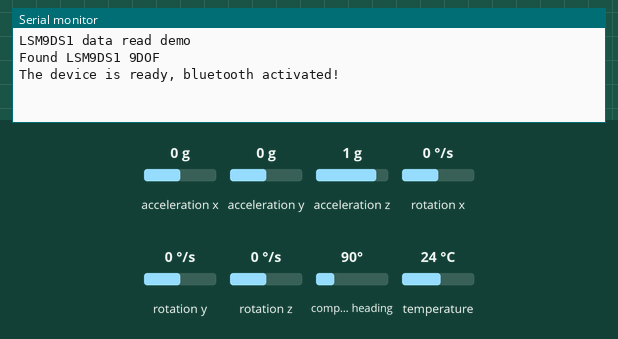
This sketch was run on a simulated ESP32. Parts: the last lines printed to the serial monitor. The test bench sets the inputs (shaded band); at power-on: acceleration x 0 g, acceleration y 0 g, acceleration z 1 g, rotation x 0 °/s, rotation y 0 °/s, rotation z 0 °/s, compass heading 90°, temperature 24 °C. Nothing arrives over Bluetooth unless stated.

Above: at 1.4 s.
1.5 s: acceleration x set to -1.4 g
At 2.6 s:
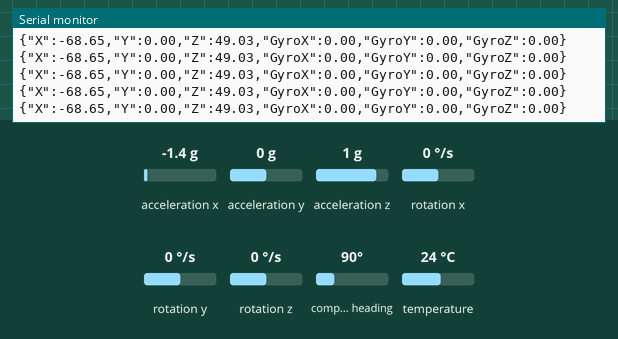
3.6 s: acceleration y set to -1.4 g
At 3.67 s:
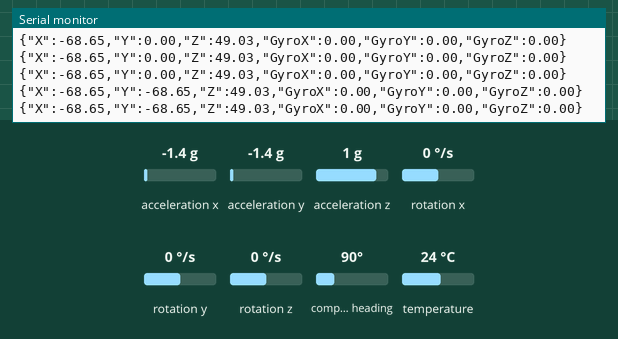
5.1 s: acceleration z set to -1.4 g
At 5.14 s:
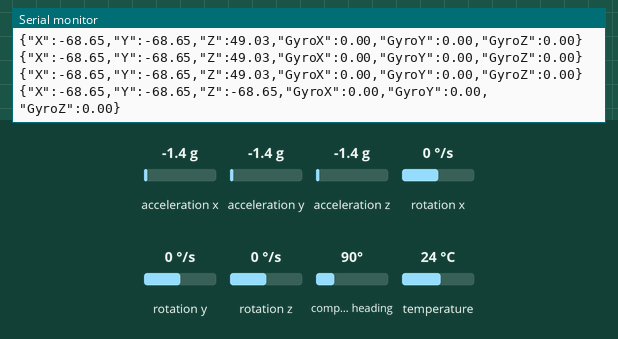
6.6 s: rotation x set to -192 °/s
At 6.61 s:
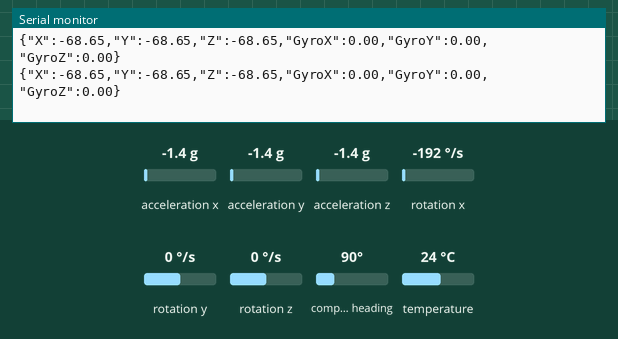
8.1 s: rotation y set to -192 °/s
At 8.13 s:
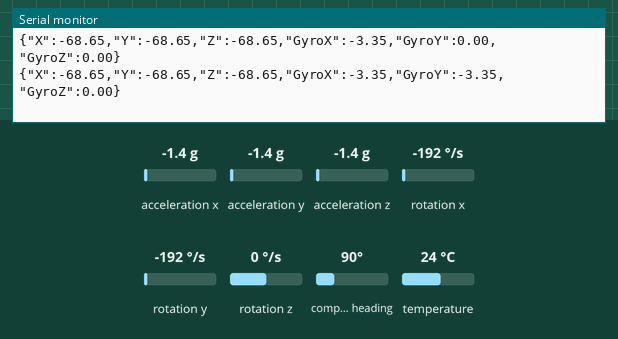

The sketch:

AP649ard.ino
```cpp
// Project AP 649
// (c) Aidan, Carlo, Jason
//
// Create a simple Realtime bluetoth Serial connection for sensor reading data to client via json data
//
// Feather ESP32 Firmware v1.0 - Data Visualization
//
#include <Wire.h>
#include <SPI.h>
#include <Adafruit_LSM9DS1.h>
#include <Adafruit_Sensor.h>  // not used in this demo but required!

#include "BluetoothSerial.h"


// i2c
Adafruit_LSM9DS1 lsm = Adafruit_LSM9DS1();


#define LSM9DS1_SCK A5
#define LSM9DS1_MISO 12
#define LSM9DS1_MOSI A4
#define LSM9DS1_XGCS 6
#define LSM9DS1_MCS 5


// Max Diff between last reading and next (Prevent Excessive Data Traffic)
#define MAX_DIFF 0.2


// Warning if no BT configured or enabled
#if !defined(CONFIG_BT_ENABLED) || !defined(CONFIG_BLUEDROID_ENABLED)
#error Bluetooth is not enabled! Please run `make menuconfig` to and enable it
#endif

// Create bluetooth serial object for BT UART Connection
BluetoothSerial SerialBT;


void setupSensor()
{
  // 1.) Set the accelerometer range
  lsm.setupAccel(lsm.LSM9DS1_ACCELRANGE_2G);
  //lsm.setupAccel(lsm.LSM9DS1_ACCELRANGE_4G);
  //lsm.setupAccel(lsm.LSM9DS1_ACCELRANGE_8G);
  //lsm.setupAccel(lsm.LSM9DS1_ACCELRANGE_16G);

  // 2.) Set the magnetometer sensitivity
  lsm.setupMag(lsm.LSM9DS1_MAGGAIN_4GAUSS);
  //lsm.setupMag(lsm.LSM9DS1_MAGGAIN_8GAUSS);
  //lsm.setupMag(lsm.LSM9DS1_MAGGAIN_12GAUSS);
  //lsm.setupMag(lsm.LSM9DS1_MAGGAIN_16GAUSS);

  // 3.) Setup the gyroscope
  lsm.setupGyro(lsm.LSM9DS1_GYROSCALE_245DPS);
  //lsm.setupGyro(lsm.LSM9DS1_GYROSCALE_500DPS);
  //lsm.setupGyro(lsm.LSM9DS1_GYROSCALE_2000DPS);
}

// Delta from last reading
float delta[4];


///////////////////////
// Example SPI Setup //
///////////////////////
// Define the pins used for our SPI chip selects. We're
// using hardware SPI, so other signal pins are set in stone.
#define LSM9DS1_M_CS  10 // Can be any digital pin
#define LSM9DS1_AG_CS 9  // Can be any other digital pin

////////////////////////////
// Sketch Output Settings //
////////////////////////////
#define PRINT_CALCULATED
//#define PRINT_RAW
#define PRINT_SPEED 250 // 250 ms between prints

// Earth's magnetic field varies by location. Add or subtract
// a declination to get a more accurate heading. Calculate
// your's here:
// http://www.ngdc.noaa.gov/geomag-web/#declination
#define DECLINATION -8.58 // Declination (degrees) in Boulder, CO.


// Initialize hardware for acccel reading and BT connection
void setup() {
  Serial.begin(115200);

  Serial.println("LSM9DS1 data read demo");

  delay(250);

  // Try to initialise and warn if we couldn't detect the chip
  if (!lsm.begin())
  {
    Serial.println("Oops ... unable to initialize the LSM9DS1. Check your wiring!");
    while (1);
  }
  Serial.println("Found LSM9DS1 9DOF");

  // helper to just set the default scaling we want, see above!
  setupSensor();

  // Initialize the random seed value with analog ref data.
  randomSeed(analogRead(0));

  // Clear previous readings
  delta[0] = 0;
  delta[1] = 0;
  delta[2] = 0;

  // Assign a BT Name to the device for clients to identify the device
  SerialBT.begin("AP649"); //Bluetooth device name
  Serial.println("The device is ready, bluetooth activated!");

}

// Boolean state for BTClient connected.
byte btCient=false;

// Serial debug, lower output sample rate (counter)
byte xa = 0;

byte x = 0;


///////////////////////////////////////
// Main Firmware loop
///////////////////////////////////////
void loop() {

    lsm.read();  /* ask it to read in the data */


    // Dirty Data Flag, true produces BT Serial data output
    byte dirty = false;
    String outPut = "";
/* Get a new sensor event */
  sensors_event_t a, m, g, temp;

  lsm.getEvent(&a, &m, &g, &temp);

      outPut += "{\"X\":";
      outPut += a.acceleration.x*5;
      outPut += ",\"Y\":";
      outPut += a.acceleration.y*5;
      outPut += ",\"Z\":";
      outPut += a.acceleration.z*5;
      outPut += ",\"GyroX\":";
      outPut += g.gyro.x;
      outPut += ",\"GyroY\":";
      outPut += g.gyro.y;
      outPut += ",\"GyroZ\":";
      outPut += g.gyro.z;
      outPut += "}\r\n";


  //delay(200);


    if(x!=a.acceleration.x)
    {
      x = a.acceleration.x;
      dirty=true;
    }

    if(dirty)
    {


      xa++;

      if(xa>2) {
      // Local Debug Serial Port Monitor
      Serial.print(outPut);
        xa  = 0;
      }

      // Detect a connected BT Client, Write json data to BT Client
      if (SerialBT.hasClient() == true) {

        // Write json to BT Client
        SerialBT.print(outPut);

      } else {
        //SerialBT.hasClient()
        //btCient = false;
      }

    } // end of dirty flag


  // Optional Delays for Dirty records vs Clean (No Movement) data.
  if(dirty)
    delay(10); // Fast Data Mode
  else
    delay(200); // Slow Data Mode
}
```

Measured:
- after the input at 1.5 s, the serial monitor: prints a new line after 0.20 s (image 1)
- after the input at 3.6 s, the serial monitor: prints a new line at once (image 2)
- after the input at 5.1 s, the serial monitor: prints a new line at once (image 3)
- after the input at 8.1 s, the serial monitor: prints a new line at once (image 5)
